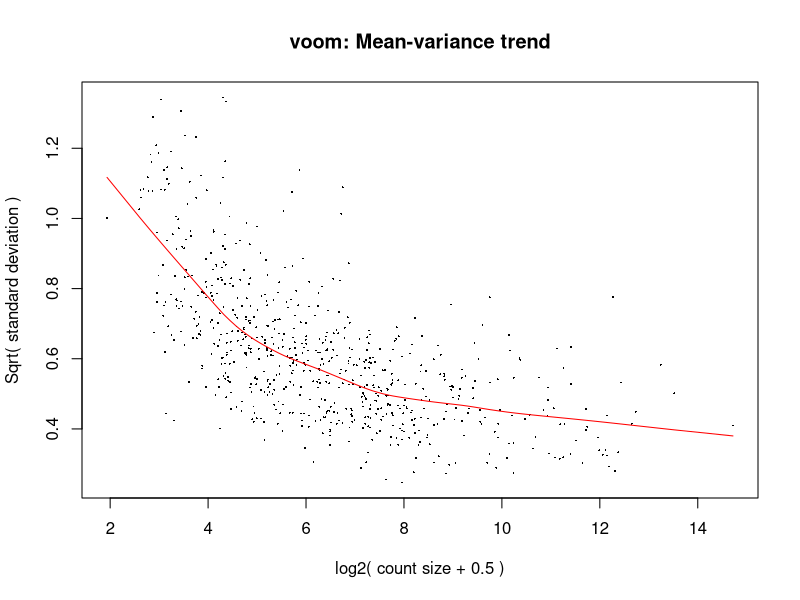
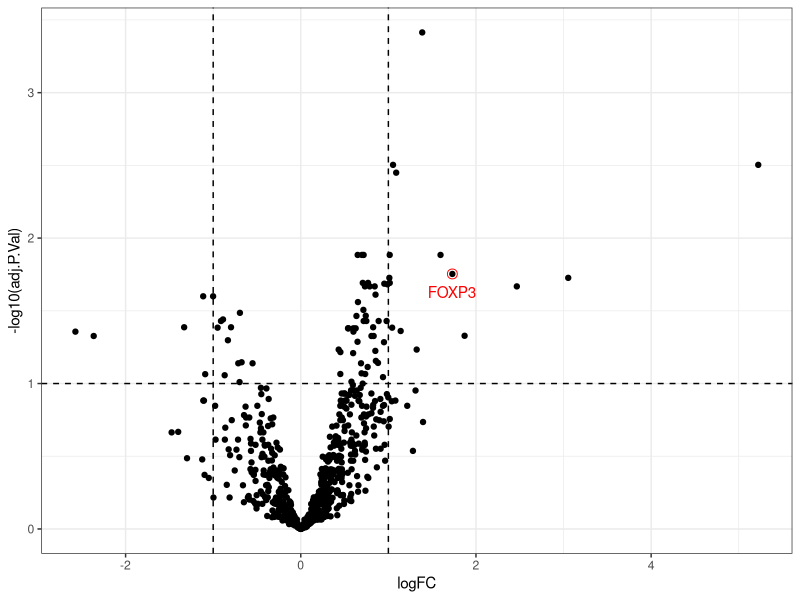

The R source for these figures, in order:
#---- Task CSF - analysis --------------------------------------------------####
# Date:         07.11.2024
# Author:       Katarzyna Chyzynska
# Filename:     analysis.R
# Description:  Differential expression analysis
#               > read in gene counts
#               > FOXP3 expression in stimulated vs non-treated cells
#               > most differentially expressed genes
# Project:      task_CSF
#----------------------------------------------------------------------------###

#---- Libraries ------------------------------------------------------------####

library(data.table)
library(magrittr)
library(edgeR)
library(ggplot2)

#----------------------------------------------------------------------------###

#---- Read and Process Data ------------------------------------------------####

foxp3_ensid <- "ENSG00000049768"

# sample info
samples_info  <- data.table(
  sample_name = c("SRR5223500", "SRR5223522", "SRR5223543",
                  "SRR5223505", "SRR5223547", "SRR5223570"),
  condition = c(rep("control", 3), rep("treated", 3))
) %>% .[order(sample_name)]

# RNA-seq count data
count_data <- read.table("./alignments/counts.txt", header = TRUE) %>%
  .[, c(1, 7:12)] %>%
  set_colnames(c("ensembl_id", samples_info$sample_name)) %>%
  DGEList()

# design for differential expression analysis
design <- model.matrix(~ samples_info$condition, data = count_data$samples)

# filter data
keep <- count_data %>% filterByExpr(design = design, group = design[,2])
count_data %<>% .[keep, , keep.lib.sizes=FALSE]

# normalize data (limma-voom)
norm_data <- count_data %>% voom(design, plot = TRUE)

# replicate correlations
norm_data$E[,!as.logical(design[,2])] %>% cor() # control
norm_data$E[, as.logical(design[,2])] %>% cor() # treated

#----------------------------------------------------------------------------###

#---- Differential Expression Analysis -------------------------------------####

# fit linear model and apply empirical Bayes smoothing
fit <- lmFit(norm_data, design)
fit <- eBayes(fit)

# get top differentially expressed genes
degs <- topTable(fit, coef = 2, number = Inf) %>% setDT()
top_degs <- subset(degs, (adj.P.Val < 0.05 & abs(logFC) > 1))

# visualize FOXP3
ggplot(degs, aes(logFC, -log10(adj.P.Val))) + geom_point() + theme_bw() +
  geom_hline(yintercept = 1, linetype = "dashed") +
  geom_vline(xintercept = c(-1,1), linetype = "dashed") +
  geom_point(data = degs[ensembl_id == foxp3_ensid,],
             aes(logFC, -log10(adj.P.Val)), colour="red", shape = 1, size = 3) +
  geom_text(data = degs[ensembl_id == foxp3_ensid,],
            label = "FOXP3", vjust = 2, color = "red")

#----------------------------------------------------------------------------###
